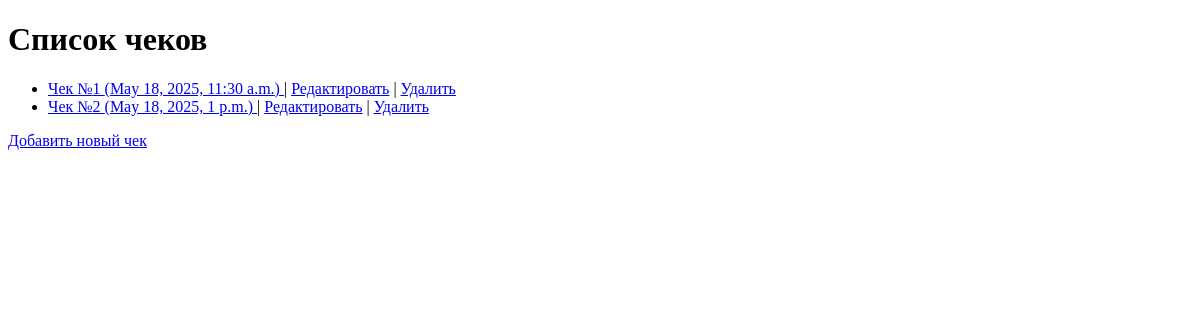
Page /receipts/ on the earlier database version.
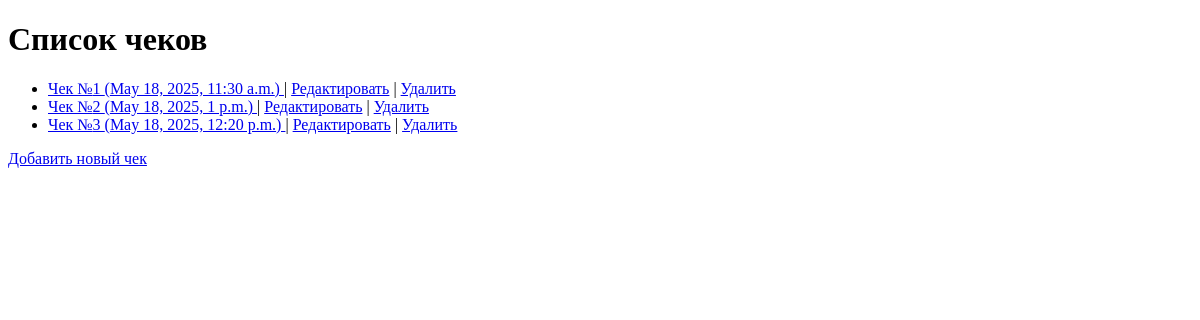
Same page on the later database version.
### receipts/models.py (models this page shows, shortened)
class Receipt(models.Model):
    number = models.CharField(max_length=50)
    date_time = models.DateTimeField()
    total_amount = models.DecimalField(max_digits=10, decimal_places=2, default=0)  # Добавлено default=0
    store = models.ForeignKey(Store, on_delete=models.CASCADE)
    customer = models.ForeignKey(Customer, on_delete=models.CASCADE)
    products = models.ManyToManyField(Product, through='ReceiptProduct')

### receipts/views.py (the view)
# urls.py: path('', views.receipt_list, name='receipt_list'),
def receipt_list(request):
    receipts = Receipt.objects.all()
    return render(request, 'receipts/receipt_list.html', {'receipts': receipts})

### receipts/templates/receipts/receipt_list.html (shortened to what this page needs)
<!DOCTYPE html>
<html lang="ru">
<head>
</head>
<body>
    <h1>Список чеков</h1>
    <ul>
        {% for receipt in receipts %}
            <li>
                <a href="{% url 'receipt_detail' pk=receipt.pk %}">
                    Чек №{{ receipt.number }} ({{ receipt.date_time }})
                </a>
                | <a href="{% url 'receipt_update' pk=receipt.pk %}">Редактировать</a>
                | <a href="{% url 'receipt_delete' pk=receipt.pk %}">Удалить</a>
            </li>
        {% empty %}
            <li>Чеков пока нет.</li>
        {% endfor %}
    </ul>
    <a href="{% url 'receipt_create' %}">Добавить новый чек</a>
</body>
</html>

Differences in the rows shown:
added Receipt: number "3", date_time "May 18, 2025, 12:20 p.m."
